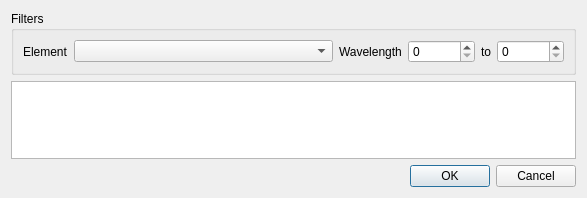
<?xml version="1.0" encoding="UTF-8"?>
<ui version="4.0">
 <class>LinesDialog</class>
 <widget class="QDialog" name="LinesDialog">
  <property name="geometry">
   <rect>
    <x>0</x>
    <y>0</y>
    <width>587</width>
    <height>198</height>
   </rect>
  </property>
  <property name="windowTitle">
   <string>Dialog</string>
  </property>
  <layout class="QGridLayout" name="gridLayout_2">
   <item row="0" column="0">
    <widget class="QGroupBox" name="groupBox">
     <property name="title">
      <string>Filters</string>
     </property>
     <layout class="QHBoxLayout" name="horizontalLayout">
      <item>
       <widget class="QLabel" name="label">
        <property name="sizePolicy">
         <sizepolicy hsizetype="Minimum" vsizetype="Preferred">
          <horstretch>0</horstretch>
          <verstretch>0</verstretch>
         </sizepolicy>
        </property>
        <property name="text">
         <string>Element</string>
        </property>
       </widget>
      </item>
      <item>
       <widget class="QComboBox" name="elements">
        <property name="sizePolicy">
         <sizepolicy hsizetype="MinimumExpanding" vsizetype="Fixed">
          <horstretch>0</horstretch>
          <verstretch>0</verstretch>
         </sizepolicy>
        </property>
       </widget>
      </item>
      <item>
       <widget class="QLabel" name="label_2">
        <property name="text">
         <string>Wavelength</string>
        </property>
       </widget>
      </item>
      <item>
       <widget class="QSpinBox" name="lambda_from">
        <property name="maximum">
         <number>9999999</number>
        </property>
       </widget>
      </item>
      <item>
       <widget class="QLabel" name="label_3">
        <property name="text">
         <string>to</string>
        </property>
       </widget>
      </item>
      <item>
       <widget class="QSpinBox" name="lambda_to">
        <property name="maximum">
         <number>9999999</number>
        </property>
       </widget>
      </item>
     </layout>
    </widget>
   </item>
   <item row="1" column="0">
    <widget class="QTableView" name="lines">
     <property name="editTriggers">
      <set>QAbstractItemView::NoEditTriggers</set>
     </property>
     <property name="selectionMode">
      <enum>QAbstractItemView::MultiSelection</enum>
     </property>
     <property name="selectionBehavior">
      <enum>QAbstractItemView::SelectRows</enum>
     </property>
     <attribute name="horizontalHeaderStretchLastSection">
      <bool>true</bool>
     </attribute>
    </widget>
   </item>
   <item row="2" column="0">
    <widget class="QDialogButtonBox" name="buttonBox">
     <property name="orientation">
      <enum>Qt::Horizontal</enum>
     </property>
     <property name="standardButtons">
      <set>QDialogButtonBox::Cancel|QDialogButtonBox::Ok</set>
     </property>
    </widget>
   </item>
  </layout>
 </widget>
 <resources/>
 <connections>
  <connection>
   <sender>buttonBox</sender>
   <signal>accepted()</signal>
   <receiver>LinesDialog</receiver>
   <slot>accept()</slot>
   <hints>
    <hint type="sourcelabel">
     <x>248</x>
     <y>254</y>
    </hint>
    <hint type="destinationlabel">
     <x>157</x>
     <y>274</y>
    </hint>
   </hints>
  </connection>
  <connection>
   <sender>buttonBox</sender>
   <signal>rejected()</signal>
   <receiver>LinesDialog</receiver>
   <slot>reject()</slot>
   <hints>
    <hint type="sourcelabel">
     <x>316</x>
     <y>260</y>
    </hint>
    <hint type="destinationlabel">
     <x>286</x>
     <y>274</y>
    </hint>
   </hints>
  </connection>
 </connections>
</ui>
